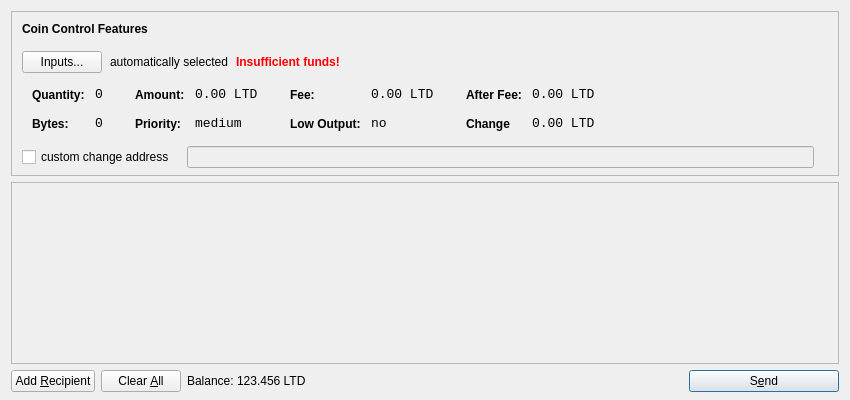
<?xml version="1.0" encoding="UTF-8"?>
<ui version="4.0">
 <class>SendCoinsDialog</class>
 <widget class="QDialog" name="SendCoinsDialog">
  <property name="geometry">
   <rect>
    <x>0</x>
    <y>0</y>
    <width>850</width>
    <height>400</height>
   </rect>
  </property>
  <property name="windowTitle">
   <string>Send Coins</string>
  </property>
  <layout class="QVBoxLayout" name="verticalLayout" stretch="0,1,0">
   <property name="bottomMargin">
    <number>8</number>
   </property>
   <item>
    <widget class="QFrame" name="frameCoinControl">
     <property name="sizePolicy">
      <sizepolicy hsizetype="Expanding" vsizetype="Expanding">
       <horstretch>0</horstretch>
       <verstretch>0</verstretch>
      </sizepolicy>
     </property>
     <property name="maximumSize">
      <size>
       <width>16777215</width>
       <height>16777215</height>
      </size>
     </property>
     <property name="frameShape">
      <enum>QFrame::StyledPanel</enum>
     </property>
     <property name="frameShadow">
      <enum>QFrame::Sunken</enum>
     </property>
     <layout class="QVBoxLayout" name="verticalLayoutCoinControl2">
      <property name="spacing">
       <number>-1</number>
      </property>
      <property name="leftMargin">
       <number>0</number>
      </property>
      <property name="topMargin">
       <number>0</number>
      </property>
      <property name="rightMargin">
       <number>0</number>
      </property>
      <property name="bottomMargin">
       <number>6</number>
      </property>
      <item>
       <layout class="QVBoxLayout" name="verticalLayoutCoinControl" stretch="0,0,0,0,1">
        <property name="spacing">
         <number>0</number>
        </property>
        <property name="leftMargin">
         <number>10</number>
        </property>
        <property name="topMargin">
         <number>10</number>
        </property>
        <item>
         <layout class="QHBoxLayout" name="horizontalLayoutCoinControl1">
          <property name="bottomMargin">
           <number>15</number>
          </property>
          <item>
           <widget class="QLabel" name="labelCoinControlFeatures">
            <property name="sizePolicy">
             <sizepolicy hsizetype="Preferred" vsizetype="Maximum">
              <horstretch>0</horstretch>
              <verstretch>0</verstretch>
             </sizepolicy>
            </property>
            <property name="font">
             <font>
              <weight>75</weight>
              <bold>true</bold>
             </font>
            </property>
            <property name="styleSheet">
             <string notr="true">font-weight:bold;</string>
            </property>
            <property name="text">
             <string>Coin Control Features</string>
            </property>
           </widget>
          </item>
         </layout>
        </item>
        <item>
         <layout class="QHBoxLayout" name="horizontalLayoutCoinControl2" stretch="0,0,0,0">
          <property name="spacing">
           <number>8</number>
          </property>
          <property name="bottomMargin">
           <number>10</number>
          </property>
          <item>
           <widget class="QPushButton" name="pushButtonCoinControl">
            <property name="styleSheet">
             <string notr="true"/>
            </property>
            <property name="text">
             <string>Inputs...</string>
            </property>
           </widget>
          </item>
          <item>
           <widget class="QLabel" name="labelCoinControlAutomaticallySelected">
            <property name="text">
             <string>automatically selected</string>
            </property>
            <property name="margin">
             <number>5</number>
            </property>
           </widget>
          </item>
          <item>
           <widget class="QLabel" name="labelCoinControlInsuffFunds">
            <property name="font">
             <font>
              <weight>75</weight>
              <bold>true</bold>
             </font>
            </property>
            <property name="styleSheet">
             <string notr="true">color:red;font-weight:bold;</string>
            </property>
            <property name="text">
             <string>Insufficient funds!</string>
            </property>
            <property name="margin">
             <number>5</number>
            </property>
           </widget>
          </item>
          <item>
           <spacer name="horizontalSpacerCoinControl">
            <property name="orientation">
             <enum>Qt::Horizontal</enum>
            </property>
            <property name="sizeHint" stdset="0">
             <size>
              <width>40</width>
              <height>1</height>
             </size>
            </property>
           </spacer>
          </item>
         </layout>
        </item>
        <item>
         <widget class="QWidget" name="widgetCoinControl" native="true">
          <property name="sizePolicy">
           <sizepolicy hsizetype="Preferred" vsizetype="Preferred">
            <horstretch>0</horstretch>
            <verstretch>0</verstretch>
           </sizepolicy>
          </property>
          <property name="minimumSize">
           <size>
            <width>0</width>
            <height>0</height>
           </size>
          </property>
          <property name="styleSheet">
           <string notr="true"/>
          </property>
          <layout class="QHBoxLayout" name="horizontalLayoutCoinControl5">
           <property name="margin">
            <number>0</number>
           </property>
           <item>
            <layout class="QHBoxLayout" name="horizontalLayoutCoinControl3" stretch="0,0,0,1">
             <property name="spacing">
              <number>20</number>
             </property>
             <property name="topMargin">
              <number>0</number>
             </property>
             <property name="bottomMargin">
              <number>10</number>
             </property>
             <item>
              <layout class="QFormLayout" name="formLayoutCoinControl1">
               <property name="horizontalSpacing">
                <number>10</number>
               </property>
               <property name="verticalSpacing">
                <number>14</number>
               </property>
               <property name="leftMargin">
                <number>10</number>
               </property>
               <property name="topMargin">
                <number>4</number>
               </property>
               <property name="rightMargin">
                <number>6</number>
               </property>
               <item row="0" column="0">
                <widget class="QLabel" name="labelCoinControlQuantityText">
                 <property name="styleSheet">
                  <string notr="true">font-weight:bold;</string>
                 </property>
                 <property name="text">
                  <string>Quantity:</string>
                 </property>
                 <property name="margin">
                  <number>0</number>
                 </property>
                </widget>
               </item>
               <item row="0" column="1">
                <widget class="QLabel" name="labelCoinControlQuantity">
                 <property name="font">
                  <font>
                   <family>Monospace</family>
                   <pointsize>10</pointsize>
                  </font>
                 </property>
                 <property name="cursor">
                  <cursorShape>IBeamCursor</cursorShape>
                 </property>
                 <property name="contextMenuPolicy">
                  <enum>Qt::ActionsContextMenu</enum>
                 </property>
                 <property name="text">
                  <string>0</string>
                 </property>
                 <property name="margin">
                  <number>0</number>
                 </property>
                 <property name="textInteractionFlags">
                  <set>Qt::LinksAccessibleByMouse|Qt::TextSelectableByKeyboard|Qt::TextSelectableByMouse</set>
                 </property>
                </widget>
               </item>
               <item row="1" column="0">
                <widget class="QLabel" name="labelCoinControlBytesText">
                 <property name="styleSheet">
                  <string notr="true">font-weight:bold;</string>
                 </property>
                 <property name="text">
                  <string>Bytes:</string>
                 </property>
                </widget>
               </item>
               <item row="1" column="1">
                <widget class="QLabel" name="labelCoinControlBytes">
                 <property name="font">
                  <font>
                   <family>Monospace</family>
                   <pointsize>10</pointsize>
                  </font>
                 </property>
                 <property name="cursor">
                  <cursorShape>IBeamCursor</cursorShape>
                 </property>
                 <property name="contextMenuPolicy">
                  <enum>Qt::ActionsContextMenu</enum>
                 </property>
                 <property name="text">
                  <string>0</string>
                 </property>
                 <property name="textInteractionFlags">
                  <set>Qt::LinksAccessibleByMouse|Qt::TextSelectableByKeyboard|Qt::TextSelectableByMouse</set>
                 </property>
                </widget>
               </item>
              </layout>
             </item>
             <item>
              <layout class="QFormLayout" name="formLayoutCoinControl2">
               <property name="horizontalSpacing">
                <number>10</number>
               </property>
               <property name="verticalSpacing">
                <number>14</number>
               </property>
               <property name="leftMargin">
                <number>6</number>
               </property>
               <property name="topMargin">
                <number>4</number>
               </property>
               <property name="rightMargin">
                <number>6</number>
               </property>
               <item row="0" column="0">
                <widget class="QLabel" name="labelCoinControlAmountText">
                 <property name="styleSheet">
                  <string notr="true">font-weight:bold;</string>
                 </property>
                 <property name="text">
                  <string>Amount:</string>
                 </property>
                 <property name="margin">
                  <number>0</number>
                 </property>
                </widget>
               </item>
               <item row="0" column="1">
                <widget class="QLabel" name="labelCoinControlAmount">
                 <property name="font">
                  <font>
                   <family>Monospace</family>
                   <pointsize>10</pointsize>
                  </font>
                 </property>
                 <property name="cursor">
                  <cursorShape>IBeamCursor</cursorShape>
                 </property>
                 <property name="contextMenuPolicy">
                  <enum>Qt::ActionsContextMenu</enum>
                 </property>
                 <property name="text">
                  <string>0.00 LTD</string>
                 </property>
                 <property name="textInteractionFlags">
                  <set>Qt::LinksAccessibleByMouse|Qt::TextSelectableByKeyboard|Qt::TextSelectableByMouse</set>
                 </property>
                </widget>
               </item>
               <item row="1" column="0">
                <widget class="QLabel" name="labelCoinControlPriorityText">
                 <property name="styleSheet">
                  <string notr="true">font-weight:bold;</string>
                 </property>
                 <property name="text">
                  <string>Priority:</string>
                 </property>
                </widget>
               </item>
               <item row="1" column="1">
                <widget class="QLabel" name="labelCoinControlPriority">
                 <property name="font">
                  <font>
                   <family>Monospace</family>
                   <pointsize>10</pointsize>
                  </font>
                 </property>
                 <property name="cursor">
                  <cursorShape>IBeamCursor</cursorShape>
                 </property>
                 <property name="contextMenuPolicy">
                  <enum>Qt::ActionsContextMenu</enum>
                 </property>
                 <property name="text">
                  <string>medium</string>
                 </property>
                 <property name="textInteractionFlags">
                  <set>Qt::LinksAccessibleByMouse|Qt::TextSelectableByKeyboard|Qt::TextSelectableByMouse</set>
                 </property>
                </widget>
               </item>
              </layout>
             </item>
             <item>
              <layout class="QFormLayout" name="formLayoutCoinControl3">
               <property name="horizontalSpacing">
                <number>10</number>
               </property>
               <property name="verticalSpacing">
                <number>14</number>
               </property>
               <property name="leftMargin">
                <number>6</number>
               </property>
               <property name="topMargin">
                <number>4</number>
               </property>
               <property name="rightMargin">
                <number>6</number>
               </property>
               <item row="0" column="0">
                <widget class="QLabel" name="labelCoinControlFeeText">
                 <property name="styleSheet">
                  <string notr="true">font-weight:bold;</string>
                 </property>
                 <property name="text">
                  <string>Fee:</string>
                 </property>
                 <property name="margin">
                  <number>0</number>
                 </property>
                </widget>
               </item>
               <item row="0" column="1">
                <widget class="QLabel" name="labelCoinControlFee">
                 <property name="font">
                  <font>
                   <family>Monospace</family>
                   <pointsize>10</pointsize>
                  </font>
                 </property>
                 <property name="cursor">
                  <cursorShape>IBeamCursor</cursorShape>
                 </property>
                 <property name="contextMenuPolicy">
                  <enum>Qt::ActionsContextMenu</enum>
                 </property>
                 <property name="text">
                  <string>0.00 LTD</string>
                 </property>
                 <property name="textInteractionFlags">
                  <set>Qt::LinksAccessibleByMouse|Qt::TextSelectableByKeyboard|Qt::TextSelectableByMouse</set>
                 </property>
                </widget>
               </item>
               <item row="1" column="0">
                <widget class="QLabel" name="labelCoinControlLowOutputText">
                 <property name="styleSheet">
                  <string notr="true">font-weight:bold;</string>
                 </property>
                 <property name="text">
                  <string>Low Output:</string>
                 </property>
                </widget>
               </item>
               <item row="1" column="1">
                <widget class="QLabel" name="labelCoinControlLowOutput">
                 <property name="font">
                  <font>
                   <family>Monospace</family>
                   <pointsize>10</pointsize>
                  </font>
                 </property>
                 <property name="cursor">
                  <cursorShape>IBeamCursor</cursorShape>
                 </property>
                 <property name="contextMenuPolicy">
                  <enum>Qt::ActionsContextMenu</enum>
                 </property>
                 <property name="text">
                  <string>no</string>
                 </property>
                 <property name="textInteractionFlags">
                  <set>Qt::LinksAccessibleByMouse|Qt::TextSelectableByKeyboard|Qt::TextSelectableByMouse</set>
                 </property>
                </widget>
               </item>
              </layout>
             </item>
             <item>
              <layout class="QFormLayout" name="formLayoutCoinControl4">
               <property name="horizontalSpacing">
                <number>10</number>
               </property>
               <property name="verticalSpacing">
                <number>14</number>
               </property>
               <property name="leftMargin">
                <number>6</number>
               </property>
               <property name="topMargin">
                <number>4</number>
               </property>
               <property name="rightMargin">
                <number>6</number>
               </property>
               <item row="0" column="0">
                <widget class="QLabel" name="labelCoinControlAfterFeeText">
                 <property name="styleSheet">
                  <string notr="true">font-weight:bold;</string>
                 </property>
                 <property name="text">
                  <string>After Fee:</string>
                 </property>
                 <property name="margin">
                  <number>0</number>
                 </property>
                </widget>
               </item>
               <item row="0" column="1">
                <widget class="QLabel" name="labelCoinControlAfterFee">
                 <property name="font">
                  <font>
                   <family>Monospace</family>
                   <pointsize>10</pointsize>
                  </font>
                 </property>
                 <property name="cursor">
                  <cursorShape>IBeamCursor</cursorShape>
                 </property>
                 <property name="contextMenuPolicy">
                  <enum>Qt::ActionsContextMenu</enum>
                 </property>
                 <property name="text">
                  <string>0.00 LTD</string>
                 </property>
                 <property name="textInteractionFlags">
                  <set>Qt::LinksAccessibleByMouse|Qt::TextSelectableByKeyboard|Qt::TextSelectableByMouse</set>
                 </property>
                </widget>
               </item>
               <item row="1" column="0">
                <widget class="QLabel" name="labelCoinControlChangeText">
                 <property name="styleSheet">
                  <string notr="true">font-weight:bold;</string>
                 </property>
                 <property name="text">
                  <string>Change</string>
                 </property>
                </widget>
               </item>
               <item row="1" column="1">
                <widget class="QLabel" name="labelCoinControlChange">
                 <property name="font">
                  <font>
                   <family>Monospace</family>
                   <pointsize>10</pointsize>
                  </font>
                 </property>
                 <property name="cursor">
                  <cursorShape>IBeamCursor</cursorShape>
                 </property>
                 <property name="contextMenuPolicy">
                  <enum>Qt::ActionsContextMenu</enum>
                 </property>
                 <property name="text">
                  <string>0.00 LTD</string>
                 </property>
                 <property name="textInteractionFlags">
                  <set>Qt::LinksAccessibleByMouse|Qt::TextSelectableByKeyboard|Qt::TextSelectableByMouse</set>
                 </property>
                </widget>
               </item>
              </layout>
             </item>
            </layout>
           </item>
          </layout>
         </widget>
        </item>
        <item>
         <layout class="QHBoxLayout" name="horizontalLayoutCoinControl4" stretch="0,0,0">
          <property name="spacing">
           <number>12</number>
          </property>
          <property name="sizeConstraint">
           <enum>QLayout::SetDefaultConstraint</enum>
          </property>
          <property name="topMargin">
           <number>5</number>
          </property>
          <property name="rightMargin">
           <number>5</number>
          </property>
          <item>
           <widget class="QCheckBox" name="checkBoxCoinControlChange">
            <property name="text">
             <string>custom change address</string>
            </property>
           </widget>
          </item>
          <item>
           <widget class="QLineEdit" name="lineEditCoinControlChange">
            <property name="enabled">
             <bool>false</bool>
            </property>
            <property name="sizePolicy">
             <sizepolicy hsizetype="Expanding" vsizetype="Fixed">
              <horstretch>0</horstretch>
              <verstretch>0</verstretch>
             </sizepolicy>
            </property>
           </widget>
          </item>
          <item>
           <widget class="QLabel" name="labelCoinControlChangeLabel">
            <property name="sizePolicy">
             <sizepolicy hsizetype="Preferred" vsizetype="Expanding">
              <horstretch>0</horstretch>
              <verstretch>0</verstretch>
             </sizepolicy>
            </property>
            <property name="minimumSize">
             <size>
              <width>0</width>
              <height>0</height>
             </size>
            </property>
            <property name="text">
             <string/>
            </property>
            <property name="margin">
             <number>3</number>
            </property>
           </widget>
          </item>
         </layout>
        </item>
        <item>
         <spacer name="verticalSpacerCoinControl">
          <property name="orientation">
           <enum>Qt::Vertical</enum>
          </property>
          <property name="sizeHint" stdset="0">
           <size>
            <width>800</width>
            <height>1</height>
           </size>
          </property>
         </spacer>
        </item>
       </layout>
      </item>
     </layout>
    </widget>
   </item>
   <item>
    <widget class="QScrollArea" name="scrollArea">
     <property name="widgetResizable">
      <bool>true</bool>
     </property>
     <widget class="QWidget" name="scrollAreaWidgetContents">
      <property name="geometry">
       <rect>
        <x>0</x>
        <y>0</y>
        <width>830</width>
        <height>165</height>
       </rect>
      </property>
      <layout class="QVBoxLayout" name="verticalLayout_2">
       <property name="margin">
        <number>0</number>
       </property>
       <item>
        <layout class="QVBoxLayout" name="entries">
         <property name="spacing">
          <number>6</number>
         </property>
        </layout>
       </item>
       <item>
        <spacer name="verticalSpacer">
         <property name="orientation">
          <enum>Qt::Vertical</enum>
         </property>
         <property name="sizeHint" stdset="0">
          <size>
           <width>20</width>
           <height>40</height>
          </size>
         </property>
        </spacer>
       </item>
      </layout>
     </widget>
    </widget>
   </item>
   <item>
    <layout class="QHBoxLayout" name="horizontalLayout">
     <item>
      <widget class="QPushButton" name="addButton">
       <property name="toolTip">
        <string>Send to multiple recipients at once</string>
       </property>
       <property name="text">
        <string>Add &amp;Recipient</string>
       </property>
       <property name="icon">
        <iconset resource="../bitcoin.qrc">
         <normaloff>:/icons/add</normaloff>:/icons/add</iconset>
       </property>
       <property name="autoDefault">
        <bool>false</bool>
       </property>
      </widget>
     </item>
     <item>
      <widget class="QPushButton" name="clearButton">
       <property name="sizePolicy">
        <sizepolicy hsizetype="Minimum" vsizetype="Fixed">
         <horstretch>0</horstretch>
         <verstretch>0</verstretch>
        </sizepolicy>
       </property>
       <property name="toolTip">
        <string>Remove all transaction fields</string>
       </property>
       <property name="text">
        <string>Clear &amp;All</string>
       </property>
       <property name="icon">
        <iconset resource="../bitcoin.qrc">
         <normaloff>:/icons/remove</normaloff>:/icons/remove</iconset>
       </property>
       <property name="autoRepeatDelay">
        <number>300</number>
       </property>
       <property name="autoDefault">
        <bool>false</bool>
       </property>
      </widget>
     </item>
     <item>
      <layout class="QHBoxLayout" name="horizontalLayout_2">
       <property name="spacing">
        <number>3</number>
       </property>
       <item>
        <widget class="QLabel" name="label">
         <property name="sizePolicy">
          <sizepolicy hsizetype="Preferred" vsizetype="Fixed">
           <horstretch>0</horstretch>
           <verstretch>0</verstretch>
          </sizepolicy>
         </property>
         <property name="text">
          <string>Balance:</string>
         </property>
        </widget>
       </item>
       <item>
        <widget class="QLabel" name="labelBalance">
         <property name="sizePolicy">
          <sizepolicy hsizetype="Preferred" vsizetype="Fixed">
           <horstretch>0</horstretch>
           <verstretch>0</verstretch>
          </sizepolicy>
         </property>
         <property name="cursor">
          <cursorShape>IBeamCursor</cursorShape>
         </property>
         <property name="text">
          <string>123.456 LTD</string>
         </property>
         <property name="textInteractionFlags">
          <set>Qt::LinksAccessibleByMouse|Qt::TextSelectableByKeyboard|Qt::TextSelectableByMouse</set>
         </property>
        </widget>
       </item>
      </layout>
     </item>
     <item>
      <spacer name="horizontalSpacer">
       <property name="orientation">
        <enum>Qt::Horizontal</enum>
       </property>
       <property name="sizeHint" stdset="0">
        <size>
         <width>40</width>
         <height>20</height>
        </size>
       </property>
      </spacer>
     </item>
     <item>
      <widget class="QPushButton" name="sendButton">
       <property name="minimumSize">
        <size>
         <width>150</width>
         <height>0</height>
        </size>
       </property>
       <property name="toolTip">
        <string>Confirm the send action</string>
       </property>
       <property name="text">
        <string>S&amp;end</string>
       </property>
       <property name="icon">
        <iconset resource="../bitcoin.qrc">
         <normaloff>:/icons/send</normaloff>:/icons/send</iconset>
       </property>
       <property name="default">
        <bool>true</bool>
       </property>
      </widget>
     </item>
    </layout>
   </item>
  </layout>
 </widget>
 <resources>
  <include location="../bitcoin.qrc"/>
 </resources>
 <connections/>
</ui>
